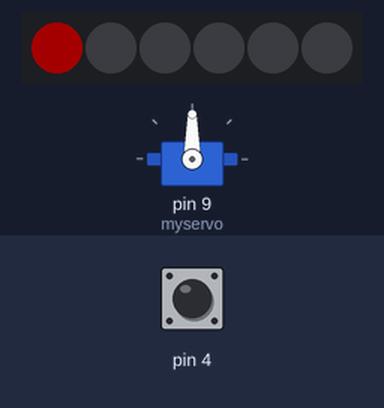
Bench run of a sketch on a simulated Arduino Uno, built with avr-gcc and run on an emulated ATmega328P. Shown: servo, 6 RGB LEDs in strip order, left to right. The test bench sets the inputs (shaded band); at power-on: pin 4 HIGH. Dim RGB values are drawn brighter than linear; the strip is taken to match the declared colour order.

Above: at 0.01 s.
At 9.87 s:
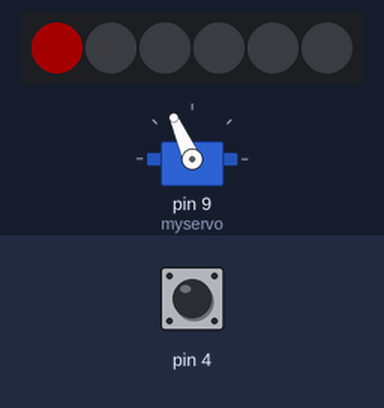
At 19.85 s:
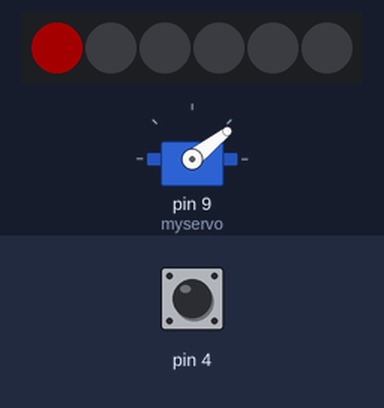
At 39.42 s:
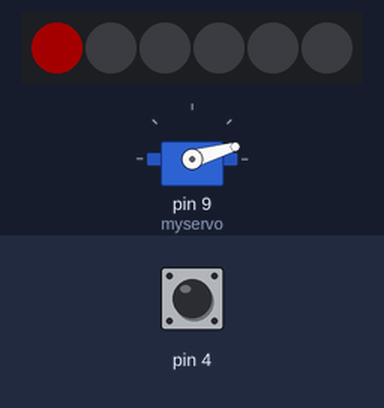
Timing chart, 0 to 40.0 s (numbered marks = the images above):
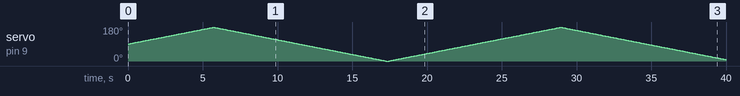

The sketch:

gattai.ino
```cpp
//抵抗に触れると、色が少しずつ足されていく

#include <Adafruit_NeoPixel.h>
#include <CapacitiveSensor.h>
#include <VarSpeedServo.h>

VarSpeedServo myservo;//任意のクラスを用意


// 4ピン : 電気エネルギーを送信します。
// 2ピン : センサーで変化を感知します。
CapacitiveSensor capSensor = CapacitiveSensor(6, 4);


// RGBLEDに出力するピン番号
#define RGBLED_OUTPIN    12
// Arduinoにぶら下がっているRGBLEDの個数
#define NUMRGBLED        6

// RGBLEDのライブラリを生成する(色指定はRGBの並びで行う、LEDの速度は800KHzとする)
Adafruit_NeoPixel RGBLED = Adafruit_NeoPixel(NUMRGBLED, RGBLED_OUTPIN, NEO_RGB + NEO_KHZ800);


int b = 0;
int c = 0;

//boolean touch = false;


void setup()
{
  myservo.attach(9);//サーボのピンを9番に接続

  RGBLED.begin();//RGBLEDライブラリの初期化
  RGBLED.setBrightness(100);//明るさの指定(0-255)を行う
  RGBLED.setPixelColor(0,100+c,b,c);
  RGBLED.show();
}

void loop()
{

  myservo.write(179, 10, true);//(度, 速度, 待つ)
  myservo.write(0, 10, true);//(度, 速度, 待つ)


  // タッチセンサーの値を取得する
  long sensorValue = capSensor.capacitiveSensor(30);

  // 500以上ならば
  if (sensorValue > 300)
  {
    RGBLED.setPixelColor(0,100,b,0);
    b += 30;
    RGBLED.show();

    if(b>200)
    {
      RGBLED.setPixelColor(0,100+c,b,c);
      c += 30;
      RGBLED.show();
    }
  }
  Serial.println(sensorValue);
  delay(200);
}
```
